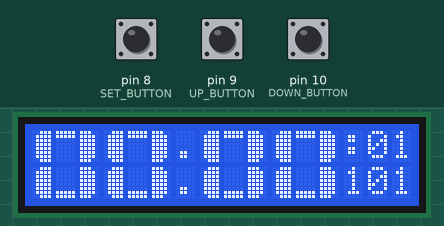
The sketch below on a simulated Arduino Uno, built with avr-gcc and run on an emulated ATmega328P. Parts: 16×2 character LCD. Inputs (shaded band) come from the test bench; at power-on: pin 8 (SET_BUTTON) LOW, pin 9 (UP_BUTTON) LOW, pin 10 (DOWN_BUTTON) LOW.

Above: at 1.5 s.
1.6 s: pin 8 (SET_BUTTON) pulled HIGH for 0.15 s
3.2 s: pin 9 (UP_BUTTON) pulled HIGH for 0.15 s
At 4.3 s:
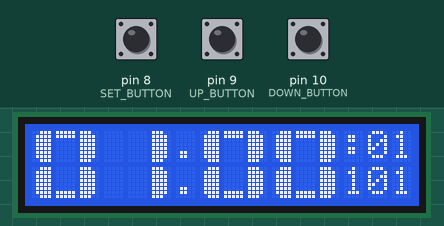
4.8 s: pin 9 (UP_BUTTON) pulled HIGH for 1 s
At 5.7 s:
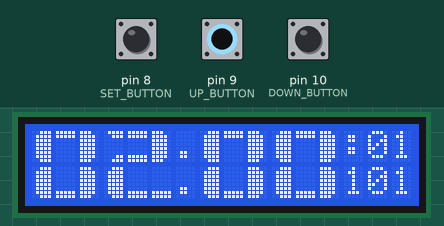
7.3 s: pin 9 (UP_BUTTON) pulled HIGH for 0.15 s
At 8.6 s:
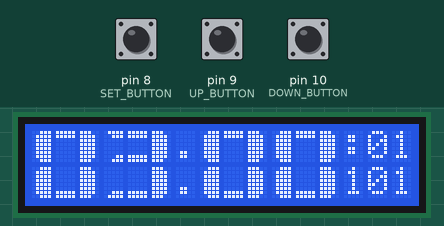
8.9 s: pin 9 (UP_BUTTON) pulled HIGH for 3.2 s
At 9.9 s:
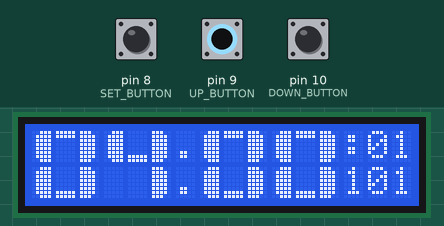
13.6 s: pin 9 (UP_BUTTON) pulled HIGH for 0.15 s
At 14.8 s:
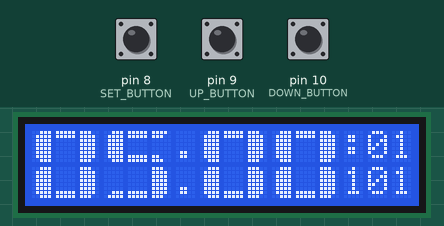
Timing chart, 0 to 16.2 s (numbered marks = the images above; inputs shaded):
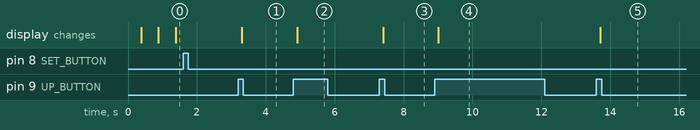

The sketch:

code.ino
```cpp
#include <LiquidCrystal.h>

// LCD pins: RS, E, D4, D5, D6, D7
LiquidCrystal lcd(2, 3, 4, 5, 6, 7);

// Buttons (active HIGH, using external pull-down resistors)
const int SET_BUTTON  = 8;
const int UP_BUTTON   = 9;
const int DOWN_BUTTON = 10;

// Time and date
int h = 0;
int m = 0;
int s = 0;
int day = 1;
int month = 1;

// 0 = run, 1 = set hours, 2 = set minutes, 3 = set day, 4 = set month
int mode = 0;

int daysInMonth[13] = {
  0,
  31, 28, 31, 30, 31, 30,
  31, 31, 30, 31, 30, 31
};

// Single-character month display (Oct = O, Nov = N, Dec = D)
char monthCharacter[13] = {
  ' ',
  '1', '2', '3', '4', '5', '6',
  '7', '8', '9', 'O', 'N', 'D'
};

// Previous button states, used to detect a new press
bool lastSet  = LOW;
bool lastUp   = LOW;
bool lastDown = LOW;

unsigned long previousMillis = 0;
bool colonState = true;   // Toggles every 500 ms to blink the colon


// Custom characters used to build the big digits
byte bar1[8] = {
  B11100,
  B11110,
  B11110,
  B11110,
  B11110,
  B11110,
  B11110,
  B11100
};

byte bar2[8] = {
  B00111,
  B01111,
  B01111,
  B01111,
  B01111,
  B01111,
  B01111,
  B00111
};

byte bar3[8] = {
  B11111,
  B11111,
  B00000,
  B00000,
  B00000,
  B00000,
  B11111,
  B11111
};

byte bar4[8] = {
  B11110,
  B11100,
  B00000,
  B00000,
  B00000,
  B00000,
  B11000,
  B11100
};

byte bar5[8] = {
  B01111,
  B00111,
  B00000,
  B00000,
  B00000,
  B00000,
  B00011,
  B00111
};

byte bar6[8] = {
  B00000,
  B00000,
  B00000,
  B00000,
  B00000,
  B00000,
  B11111,
  B11111
};

byte bar7[8] = {
  B00000,
  B00000,
  B00000,
  B00000,
  B00000,
  B00000,
  B00111,
  B01111
};

byte bar8[8] = {
  B11111,
  B11111,
  B00000,
  B00000,
  B00000,
  B00000,
  B00000,
  B00000
};


void setup() {

  lcd.begin(16, 2);

  // Load custom characters into LCD memory
  lcd.createChar(1, bar1);
  lcd.createChar(2, bar2);
  lcd.createChar(3, bar3);
  lcd.createChar(4, bar4);
  lcd.createChar(5, bar5);
  lcd.createChar(6, bar6);
  lcd.createChar(7, bar7);
  lcd.createChar(0, bar8);   // Slot 0 is used for bar8

  pinMode(SET_BUTTON, INPUT);
  pinMode(UP_BUTTON, INPUT);
  pinMode(DOWN_BUTTON, INPUT);

  // Start at 00:00:00, 1 Jan, in run mode
  mode = 0;
  h = 0;
  m = 0;
  s = 0;
  day = 1;
  month = 1;
  colonState = true;

  lcd.clear();
  delay(300);

  // Read starting button states
  lastSet  = digitalRead(SET_BUTTON);
  lastUp   = digitalRead(UP_BUTTON);
  lastDown = digitalRead(DOWN_BUTTON);

  previousMillis = millis();
}


// Big digits: each is 3 columns wide and 2 rows tall
void custom0(int col) {

  lcd.setCursor(col, 0);
  lcd.write(byte(2));
  lcd.write(byte(0));
  lcd.write(byte(1));

  lcd.setCursor(col, 1);
  lcd.write(byte(2));
  lcd.write(byte(6));
  lcd.write(byte(1));
}

void custom1(int col) {

  lcd.setCursor(col, 0);
  lcd.print("  ");
  lcd.write(byte(1));

  lcd.setCursor(col, 1);
  lcd.print("  ");
  lcd.write(byte(1));
}

void custom2(int col) {

  lcd.setCursor(col, 0);
  lcd.write(byte(5));
  lcd.write(byte(3));
  lcd.write(byte(1));

  lcd.setCursor(col, 1);
  lcd.write(byte(2));
  lcd.write(byte(6));
  lcd.write(byte(6));
}

void custom3(int col) {

  lcd.setCursor(col, 0);
  lcd.write(byte(5));
  lcd.write(byte(3));
  lcd.write(byte(1));

  lcd.setCursor(col, 1);
  lcd.write(byte(7));
  lcd.write(byte(6));
  lcd.write(byte(1));
}

void custom4(int col) {

  lcd.setCursor(col, 0);
  lcd.write(byte(2));
  lcd.write(byte(6));
  lcd.write(byte(1));

  lcd.setCursor(col, 1);
  lcd.print("  ");
  lcd.write(byte(1));
}

void custom5(int col) {

  lcd.setCursor(col, 0);
  lcd.write(byte(2));
  lcd.write(byte(3));
  lcd.write(byte(4));

  lcd.setCursor(col, 1);
  lcd.write(byte(7));
  lcd.write(byte(6));
  lcd.write(byte(1));
}

void custom6(int col) {

  lcd.setCursor(col, 0);
  lcd.write(byte(2));
  lcd.write(byte(3));
  lcd.write(byte(4));

  lcd.setCursor(col, 1);
  lcd.write(byte(2));
  lcd.write(byte(6));
  lcd.write(byte(1));
}

void custom7(int col) {

  lcd.setCursor(col, 0);
  lcd.write(byte(0));
  lcd.write(byte(0));
  lcd.write(byte(1));

  lcd.setCursor(col, 1);
  lcd.print("  ");
  lcd.write(byte(1));
}

void custom8(int col) {

  lcd.setCursor(col, 0);
  lcd.write(byte(2));
  lcd.write(byte(3));
  lcd.write(byte(1));

  lcd.setCursor(col, 1);
  lcd.write(byte(2));
  lcd.write(byte(6));
  lcd.write(byte(1));
}

void custom9(int col) {

  lcd.setCursor(col, 0);
  lcd.write(byte(2));
  lcd.write(byte(3));
  lcd.write(byte(1));

  lcd.setCursor(col, 1);
  lcd.write(byte(7));
  lcd.write(byte(6));
  lcd.write(byte(1));
}


// Draw a single big digit (0-9) starting at the given column
void printNumber(int value, int col) {

  switch (value) {

    case 0:
      custom0(col);
      break;

    case 1:
      custom1(col);
      break;

    case 2:
      custom2(col);
      break;

    case 3:
      custom3(col);
      break;

    case 4:
      custom4(col);
      break;

    case 5:
      custom5(col);
      break;

    case 6:
      custom6(col);
      break;

    case 7:
      custom7(col);
      break;

    case 8:
      custom8(col);
      break;

    case 9:
      custom9(col);
      break;
  }
}


// Read buttons and handle mode changes and value adjustments
void checkButtons() {

  bool setNow  = digitalRead(SET_BUTTON);
  bool upNow   = digitalRead(UP_BUTTON);
  bool downNow = digitalRead(DOWN_BUTTON);


  // SET: cycle through modes
  if (setNow == HIGH && lastSet == LOW) {

    mode++;

    if (mode > 4) {

      mode = 0;

      // Resume the clock cleanly
      previousMillis = millis();
    }

    delay(100);   // Simple debounce
  }


  // UP: increase the selected value
  if (upNow == HIGH && lastUp == LOW) {

    if (mode == 1) {          // Hours
      h = h + 1;

      if (h > 23) {
        h = 0;
      }
    }

    else if (mode == 2) {     // Minutes
      m = m + 1;

      if (m > 59) {
        m = 0;
      }
    }

    else if (mode == 3) {     // Day
      day = day + 1;

      if (day > daysInMonth[month]) {
        day = 1;
      }
    }

    else if (mode == 4) {     // Month
      month = month + 1;

      if (month > 12) {
        month = 1;
      }

      // Keep the day valid for the new month
      if (day > daysInMonth[month]) {
        day = daysInMonth[month];
      }
    }

    delay(100);
  }


  // DOWN: decrease the selected value
  if (downNow == HIGH && lastDown == LOW) {

    if (mode == 1) {          // Hours
      h = h - 1;

      if (h < 0) {
        h = 23;
      }
    }

    else if (mode == 2) {     // Minutes
      m = m - 1;

      if (m < 0) {
        m = 59;
      }
    }

    else if (mode == 3) {     // Day
      day = day - 1;

      if (day < 1) {
        day = daysInMonth[month];
      }
    }

    else if (mode == 4) {     // Month
      month = month - 1;

      if (month < 1) {
        month = 12;
      }

      // Keep the day valid for the new month
      if (day > daysInMonth[month]) {
        day = daysInMonth[month];
      }
    }

    delay(100);
  }


  // Remember button states for the next loop
  lastSet  = setNow;
  lastUp   = upNow;
  lastDown = downNow;
}


// Keep time: every 500 ms the colon toggles, and each full blink adds 1 second
void updateClock() {

  unsigned long currentMillis = millis();

  // Run mode: clock is counting
  if (mode == 0) {

    if (currentMillis - previousMillis >= 500) {

      previousMillis = currentMillis;

      colonState = !colonState;

      // Count a second each time the colon turns on
      if (colonState == true) {

        s++;

        if (s >= 60) {

          s = 0;
          m++;

          if (m >= 60) {

            m = 0;
            h++;

            if (h >= 24) {

              h = 0;
              day++;

              if (day > daysInMonth[month]) {

                day = 1;
                month++;

                if (month > 12) {
                  month = 1;
                }
              }
            }
          }
        }
      }
    }
  }

  // Setting modes: clock is paused, colon stays on
  else {

    colonState = true;
    previousMillis = currentMillis;
  }
}


// Draw time, seconds and date on the LCD
void displayClock() {

  // Hours
  printNumber(h / 10, 0);
  printNumber(h % 10, 3);

  // Minutes
  printNumber(m / 10, 7);
  printNumber(m % 10, 10);

  // Blinking dots between hours and minutes
  if (colonState) {

    lcd.setCursor(6, 0);
    lcd.print(".");

    lcd.setCursor(6, 1);
    lcd.print(".");
  }

  else {

    lcd.setCursor(6, 0);
    lcd.print(" ");

    lcd.setCursor(6, 1);
    lcd.print(" ");
  }

  // Blinking colon before seconds
  lcd.setCursor(13, 0);

  if (colonState) {
    lcd.print(":");
  }
  else {
    lcd.print(" ");
  }

  // Seconds
  lcd.setCursor(14, 0);
  lcd.print(s / 10);
  lcd.print(s % 10);

  // Date: month character followed by two-digit day
  lcd.setCursor(13, 1);
  lcd.print(monthCharacter[month]);
  lcd.print(day / 10);
  lcd.print(day % 10);
}


void loop() {

  checkButtons();
  updateClock();
  displayClock();
}
```

Measured:
- after the input at 1.6 s, every drawn part: stays the same
- after the input at 3.2 s, the display: changes after 0.11 s (image 1)
- after the input at 4.8 s, the display: changes after 0.11 s (image 2)
- after the input at 7.3 s, the display: changes after 0.11 s (image 3)
- after the input at 8.9 s, the display: changes after 0.11 s (image 4)
- after the input at 13.6 s, the display: changes after 0.11 s (image 5)
